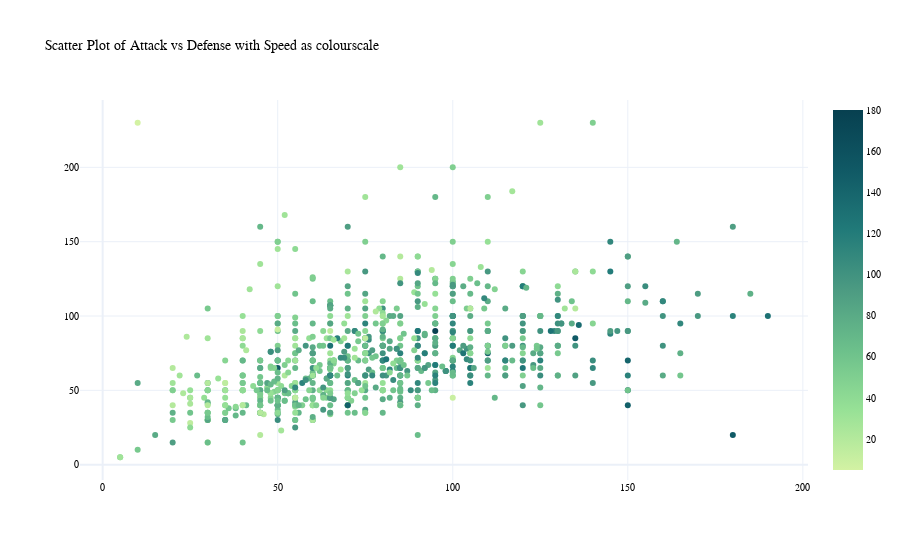

The notebook cell this image was saved under:
### Code cell
ScatterPlotStats(df, 'Attack', 'Defense', 'Speed')

### Figure 1 — Plotly figure (JSON) as saved in the notebook; plotly's stock layout.template omitted (floating-point values rounded to 4 significant figures; data arrays with more than 128 entries replaced by an {"elided": "..."} marker saying what was removed)
{"data": [{"marker": {"color": {"elided": "800 int values"}, "colorscale": [[0, "rgb(211, 242, 163)"], [0.1667, "rgb(151, 225, 150)"], [0.3333, "rgb(108, 192, 139)"], [0.5, "rgb(76, 155, 130)"], [0.6667, "rgb(33, 122, 121)"], [0.8333, "rgb(16, 89, 101)"], [1, "rgb(7, 64, 80)"]], "showscale": true}, "mode": "markers", "text": {"elided": "800 str values"}, "type": "scatter", "x": {"elided": "800 int values"}, "y": {"elided": "800 int values"}}], "layout": {"font": {"color": "black", "family": "Courier New, monospace", "size": 10}, "showlegend": false, "title": {"text": "Scatter Plot of Attack vs Defense with Speed as colourscale"}}}
